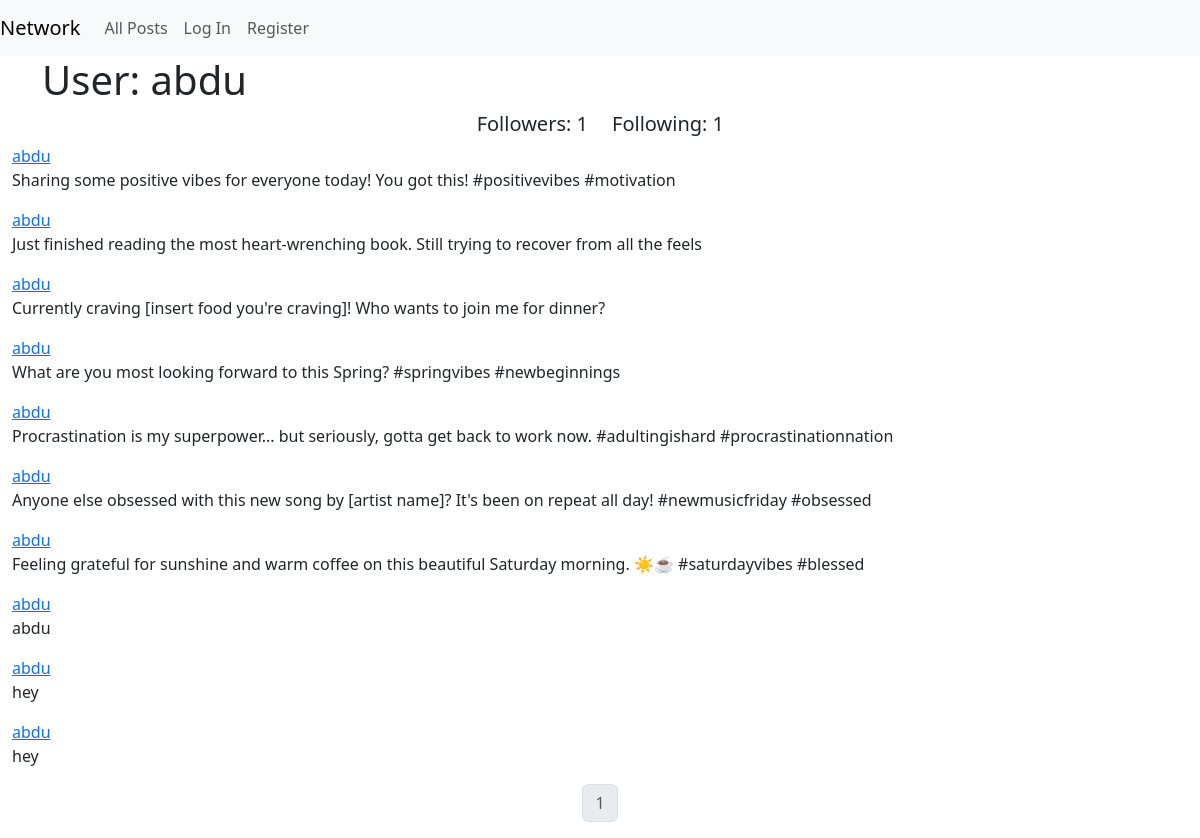
The app's page /profile/1 with its own data.
### network/models.py (models this page shows, shortened)
class User(AbstractUser):
    pass

class Post(models.Model):
    user = models.ForeignKey(User, on_delete=models.CASCADE)
    content = models.TextField()
    timestamp = models.DateTimeField(auto_now_add=True)

### network/views.py (the view)
# urls.py: path("profile/<int:user_id>", views.profile, name="profile"),
def profile(request, user_id):
    user = User.objects.get(pk=user_id)
    userame = user.username
    allposts = Post.objects.filter(user=user).order_by("timestamp").reverse()
    following = Follow.objects.filter(user = user)
    follower = Follow.objects.filter(user_follower = user)
    try:
        checkFollow = follower.filter(user=User.objects.get(pk=request.user.pk))
        if len (checkFollow) != 0:
            isFollowing = True
        else:
            isFollowing = False
    except:
        isFollowing = False
    posts = Paginator(allposts, 10)
    pageNumber = request.GET.get('page')
    page_obj = posts.get_page(pageNumber)
    return render(request, "network/profile.html",{
        "page_obj" : page_obj,
        "username" : userame,
        "follower" : follower,
        "following" : following,
        "isFollowing" : isFollowing,
        "user_profile" : user
    })

### network/templates/network/profile.html (shortened to what this page needs)
{% extends "network/layout.html" %}
{% block body %}
    <div>
      <div class="container">
        <div class="row d-flex justify-content-center">
      <h1>User: {{ username }}</h1>
        </div>
      </div>
        <div class="container">
        <div class="row d-flex justify-content-center">
        <h5 class="col-6" style="text-align: right;">Followers: {{ follower.count }}</h5>
        <h5 class="col-6" style="text-align: left;">Following: {{ following.count }}</h5>
        </div>
      </div>
        {% for post in page_obj %}
        <a href="{% url 'profile' user_id=post.user.pk %}">{{post.user}}</a>
        <p>{{post.content}}</p>
        {% endfor%}
        <nav aria-label="Page navigation example">
            <ul class="pagination justify-content-center">
              <li class="page-item disabled">
                <a class="page-link" href="#">{{ page_obj.number }}</a>
              </li>
            </ul>
          </nav>
    </div>
{% endblock %}

### records on screen
User: username "abdu"
Post: user "abdu", content "Sharing some positive vibes for everyone today! You got this! #positivevibes #motivation"
Post: user "abdu", content "Just finished reading the most heart-wrenching book. Still trying to recover from all the feels"
Post: user "abdu", content "Currently craving [insert food you're craving]! Who wants to join me for dinner?"
Post: user "abdu", content "What are you most looking forward to this Spring? #springvibes #newbeginnings"
Post: user "abdu", content "Procrastination is my superpower... but seriously, gotta get back to work now. #adultingishard #procrastinationnation"
Post: user "abdu", content "Anyone else obsessed with this new song by [artist name]? It's been on repeat all day! #newmusicfriday #obsessed"
Post: user "abdu", content "Feeling grateful for sunshine and warm coffee on this beautiful Saturday morning. ☀️☕️ #saturdayvibes #blessed"
Post: user "abdu", content "abdu"
Post: user "abdu", content "hey"
Post: user "abdu", content "hey"

### other values on screen
{{ follower.count }} "1"
{{ following.count }} "1"
{{ page_obj.number }} "1"
